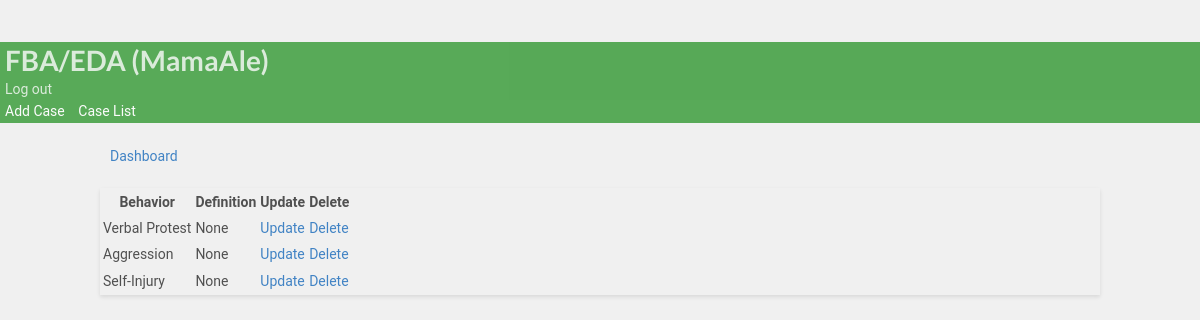
Page /edit_behavior/2/ (signed in) on the committed database.
### bip/models.py (models this page shows)
class Behavior(models.Model):
        behaviorincident = models.CharField(max_length=30,verbose_name= 'Behavior')
        behavior_definition = models.CharField(null=True, blank=True, max_length=1000,verbose_name= 'Behavior Definition')
        student= models.ForeignKey(Student,on_delete=models.CASCADE)
        user = models.ForeignKey(User, on_delete=models.CASCADE,  default=None)
        def __str__(self):
          return self.behaviorincident

### bip/views.py (the view)
# urls.py: path('edit_behavior/<pk>/', views.edit_behavior_view, name='edit_behavior'),
@login_required(login_url='case_manager_login')
@user_passes_test(is_case_manager)
def edit_behavior_view(request, pk ):
    student = Student.objects.get(id=pk)
    behaviors = Behavior.objects.all()
    behaivorpest  = Behavior.objects.filter(user=request.user)
    behaviorset = student.behavior_set.all()
    context= {
        'behaviorset':behaviorset,
        'student':student,
    }
    return render(request, 'bip/edit_behavior.html', context)

### bip/context_processors.py (called while the page is built)
def user_context(request):
    user = get_user(request)
    return {'user': user}

### bip/templatetags/custom_filters.py (called while the page is built)
@register.filter(name='is_case_manager')
def is_case_manager(user):
    return user.groups.filter(name='CASE MANAGER').exists()

### bip/views.py (called while the page is built)
def is_case_manager(user):
    return user.groups.filter(name='CASE MANAGER').exists()

### bip/templates/bip/edit_behavior.html (shortened to what this page needs)
{% extends 'partials/base.html' %}
{% block content %}
<br>
<body>
<div class="container">
  <a class="btn btn-outline-info btn-sm btn-block" href="{% url 'bip:dashboard' student.id %}"
  >Dashboard</a>
<div class="row">
  <div class="col-md">
    <div class="card card-body">
      <table class="table table-striped">
            <tr>
              <th>Behavior</th>
              <th>Definition</th>
              <th>Update</th>
              <th>Delete</th>
            </tr>
            {% for behavior_incidents in behaviorset %}
            <tr>
            <td>{{behavior_incidents }}</td>
            <td>{{behavior_incidents.behavior_definition }}</td>
            <td><a class="btn btn-warning" href="{% url 'bip:update_behavior' behavior_incidents.id%}">Update</a></td>
            <td><a class="btn btn-danger" href="{% url 'bip:delete_behavior' behavior_incidents.id %}">Delete</a></td>
          </tr>
      {% endfor%}
      </table>
  </div>
</div>
</div>
</div>
<br>
{% endblock %}

### bip/templates/partials/nav.html (shortened to what this page needs)
{% load custom_filters %}
  <nav class="navbar navbar-dark ">
          <div class="navbar navbar-expand-lg">
                    {% if user.is_authenticated  %}
                    <div class="navbar-new">
                    <h1 class="logo"> <a class="colorwhite" href="">FBA/EDA ({{ user.username }})</a></h1>
          </div>
              <a class='colorwhite' class="nav-item nav-link" href="{% url 'bip:logout' %}"  >Log out</a>
          </div>
                 <div class="navbar-nav ml-auto">
                        {% if user|is_case_manager %}
              <a class="colorwhite" href="{% url 'bip:create_student' %}">Add Case</a>
              <a class="colorwhite" href="{% url 'bip:for_user' username=user.username %}">Case List</a>
                </div>
                {% endif %}
        {% endif %}
</nav>

### staticfiles/static_cdn/static_root/css/style.css (style rules this page uses)
body { background: white }
.navbar { opacity: 0.8; transition: 0.5s; background-color: #393 !important; color: #393; opacity: 0.8; transition: 0.5s; }
.navbar .colorwhite { color: white; ; text-decoration: none; padding: 5px; }
body { padding-top: 3rem; padding-bottom: 3rem; color: rgb(var(--bs-tertiary-color-rgb)); }

### bip/templates/bip/edit_behavior.html (style rules this page uses)
body { font-family: 'Roboto', sans-serif; background-color: #f0f0f0; color: #505050; line-height: 1.6; }
.container { max-width: 1000px; margin: auto; }
.btn-outline-info { width: 100%; padding: 10px; margin-bottom: 20px; }
.card { margin-bottom: 20px; box-shadow: 0 2px 4px rgba(0, 0, 0, 0.1); }
.table { margin-top: 20px; }

### rows in the picture
Behavior: behaviorincident "Verbal Protest", behavior_definition "None"
Behavior: behaviorincident "Aggression", behavior_definition "None"
Behavior: behaviorincident "Self-Injury", behavior_definition "None"

### other values in the picture
{{ user.username }} "MamaAle"
